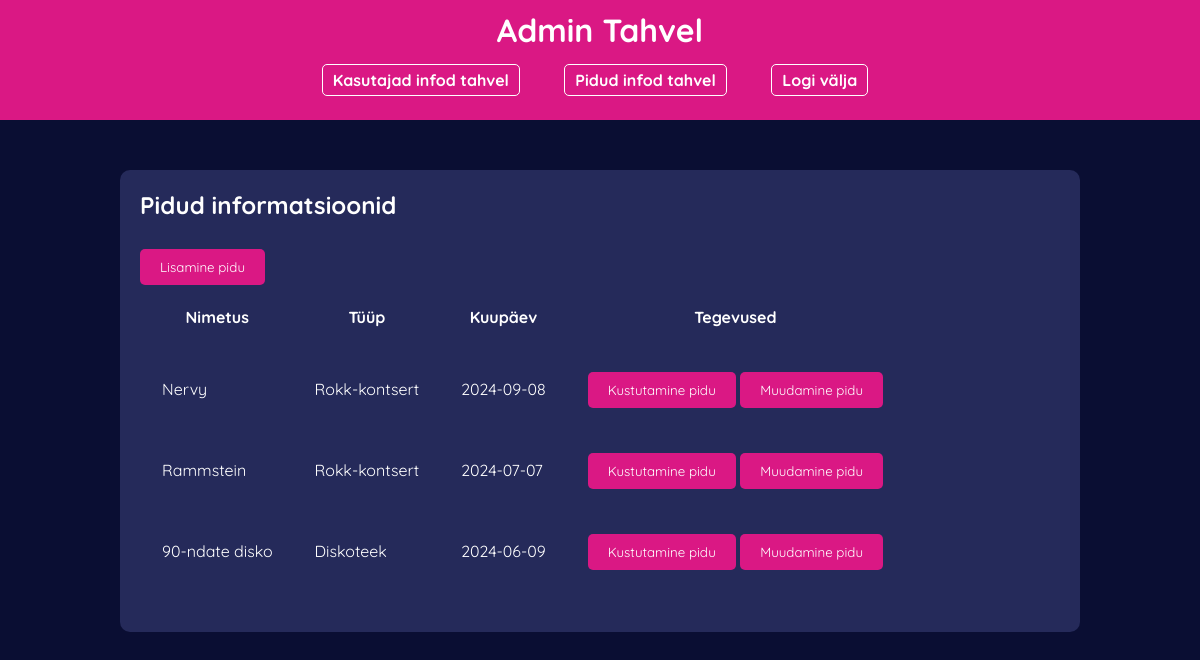
The app's page /admin_dashboard.php (signed in) with its own data.
### tables this page shows
CREATE TABLE `pidu` (
  `Id` int(11) NOT NULL,
  `Tuup` varchar(100) DEFAULT NULL,
  `PiduNimi` varchar(100) DEFAULT NULL,
  `Aeg` date DEFAULT NULL,
  `registered_users` text DEFAULT NULL
);

### admin_dashboard.php (the view, shortened to what this page needs)
<?php
global $conn;
$sql = "SELECT * FROM pidu";
$result = $conn->query($sql);
?>
<!DOCTYPE html>
<html>
<head>
    <link rel="stylesheet" type="text/css" href="stiilid/style.css">
    <link rel="stylesheet" href="https://code.jquery.com/ui/1.12.1/themes/base/jquery-ui.css">
</head>
<body>
<div id="navid">
    <header>
        <h1>Admin Tahvel</h1>
        <nav>
            <ul>
                <li><a href="infouser.php">Kasutajad infod tahvel</a></li>
                <li><a href="admin_dashboard.php">Pidud infod tahvel</a></li>
                <li><a href="logout.php">Logi välja</a></li>
            </ul>
            <br>
        </nav>
    </header>
</div>
<div class="admin-dashboard">
    <h2>Pidud informatsioonid</h2>
    <header>
    <table>
        <tr>
            <th>Nimetus</th>
            <th>Tüüp</th>
            <th>Kuupäev</th>
            <th>Tegevused</th>
        </tr>
        <?php while ($row = $result->fetch_assoc()): ?>
            <tr>
                <td><?= htmlspecialchars($row['PiduNimi']); ?></td>
                <td><?= htmlspecialchars($row['Tuup']); ?></td>
                <td><?= htmlspecialchars($row['Aeg']); ?></td>
                <td>
                    <form method="post" style="display:inline-block;">
                        <button type="submit">Kustutamine pidu</button>
                    </form>
                    <button type="button" onclick="openEditModal('<?= $row['Id']; ?>', '<?= htmlspecialchars($row['PiduNimi']); ?>', '<?= htmlspecialchars($row['Tuup']); ?>', '<?= htmlspecialchars($row['Aeg']); ?>')">Muudamine pidu</button>
                </td>
            </tr>
        <?php endwhile; ?>
        <button type="button" onclick="openAddModal()">Lisamine pidu</button>
    </table>
</div>
</body>
</html>

### stiilid/style.css (style rules this page uses)
* { margin: 0; padding: 0; box-sizing: border-box; font-family: "Quicksand", sans-serif; }
body { font-family: Arial, sans-serif; background-color: #0a0e33; color: white; height: 100vh; overflow: hidden; }
.register-form, .login-form, .lobby, .admin-dashboard, .user-dashboard { width: 80%; margin: 50px auto; background-color: #252a5a; padding: 20px; border-radius: 10px; }
button, input[type="submit"] { margin-top: 1%; padding: 10px 20px; background-color: #da1884; border: none; border-radius: 5px; color: white; cursor: pointer; }
.menu a, .links a, div a { color: white; text-decoration: none; padding: 5px 10px; margin-right: 10px; border: 1px solid #fff; border-radius: 5px; }
#navid header { background-color: #da1884; padding: 10px; text-align: center; }
#navid nav ul { list-style-type: none; padding: 0; }
#navid nav ul li { display: inline; margin: 0 15px; }
#navid nav ul li a { color: white; text-decoration: none; font-weight: bold; }
header { padding: 20px 0; }
header h1 { margin-bottom: 20px; }
th, td { padding: 20px; }

### records on screen
pidu: PiduNimi "Nervy", Tuup "Rokk-kontsert", Aeg "2024-09-08"
pidu: PiduNimi "Rammstein", Tuup "Rokk-kontsert", Aeg "2024-07-07"
pidu: PiduNimi "90-ndate disko", Tuup "Diskoteek", Aeg "2024-06-09"
